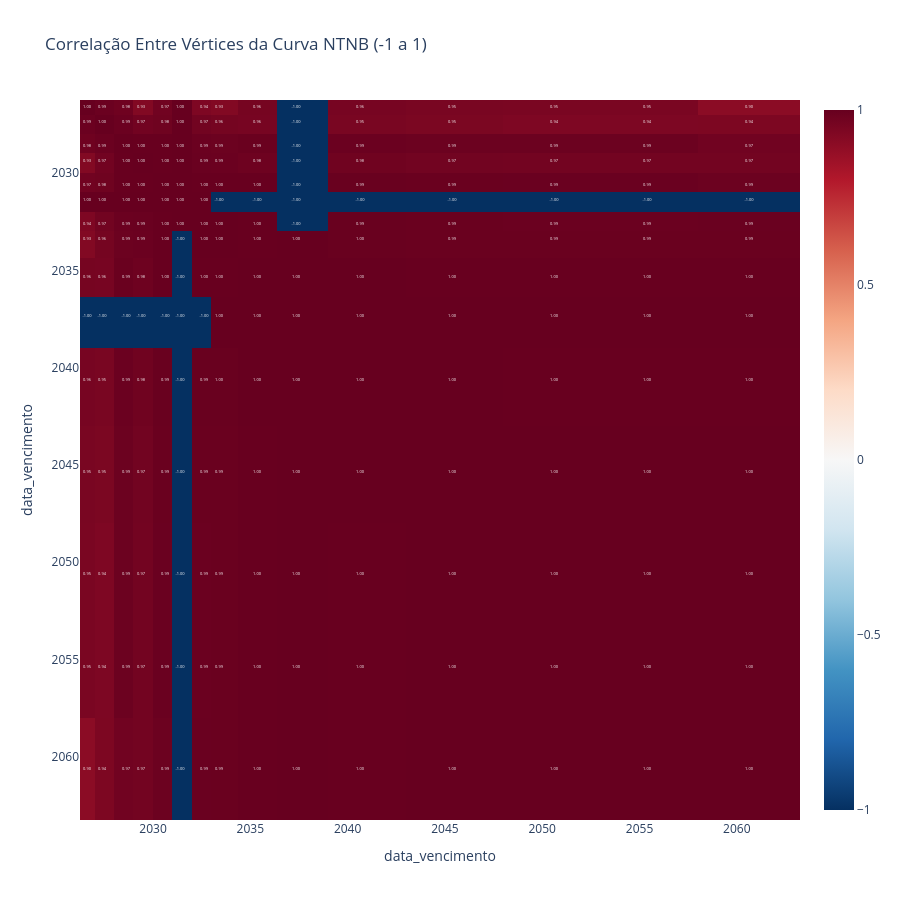

Here is the notebook cell this chart was saved with:
### Code cell
import plotly.express as px

pivot = df.pivot(index='data_referencia', columns='data_vencimento', values='taxa_anbima')
corr = pivot.corr()

fig = px.imshow(
    corr,
    text_auto=".2f",
    color_continuous_scale='RdBu_r',
    title='Correlação Entre Vértices da Curva NTNB (-1 a 1)'
)

fig.update_layout(width=900, height=900)
fig.show()

### Figure 1 — Plotly figure (JSON) as saved in the notebook; plotly's stock layout.template omitted (floating-point values rounded to 4 significant figures; data arrays with more than 128 entries replaced by an {"elided": "..."} marker saying what was removed)
{"data": [{"coloraxis": "coloraxis", "hovertemplate": "data_vencimento: %{x}<br>data_vencimento: %{y}<br>color: %{z}<extra></extra>", "name": "0", "texttemplate": "%{z:.2f}", "type": "heatmap", "x": ["2026-08-15T00:00:00.000000000", "2027-05-15T00:00:00.000000000", "2028-08-15T00:00:00.000000000", "2029-05-15T00:00:00.000000000", "2030-08-15T00:00:00.000000000", "2031-05-15T00:00:00.000000000", "2032-08-15T00:00:00.000000000", "2033-05-15T00:00:00.000000000", "2035-05-15T00:00:00.000000000", "2037-05-15T00:00:00.000000000", "2040-08-15T00:00:00.000000000", "2045-05-15T00:00:00.000000000", "2050-08-15T00:00:00.000000000", "2055-05-15T00:00:00.000000000", "2060-08-15T00:00:00.000000000"], "xaxis": "x", "y": ["2026-08-15T00:00:00.000000000", "2027-05-15T00:00:00.000000000", "2028-08-15T00:00:00.000000000", "2029-05-15T00:00:00.000000000", "2030-08-15T00:00:00.000000000", "2031-05-15T00:00:00.000000000", "2032-08-15T00:00:00.000000000", "2033-05-15T00:00:00.000000000", "2035-05-15T00:00:00.000000000", "2037-05-15T00:00:00.000000000", "2040-08-15T00:00:00.000000000", "2045-05-15T00:00:00.000000000", "2050-08-15T00:00:00.000000000", "2055-05-15T00:00:00.000000000", "2060-08-15T00:00:00.000000000"], "yaxis": "y", "z": {"elided": "15x15 float values"}}], "layout": {"coloraxis": {"colorscale": [[0, "rgb(5,48,97)"], [0.1, "rgb(33,102,172)"], [0.2, "rgb(67,147,195)"], [0.3, "rgb(146,197,222)"], [0.4, "rgb(209,229,240)"], [0.5, "rgb(247,247,247)"], [0.6, "rgb(253,219,199)"], [0.7, "rgb(244,165,130)"], [0.8, "rgb(214,96,77)"], [0.9, "rgb(178,24,43)"], [1, "rgb(103,0,31)"]]}, "height": 900, "title": {"text": "Correlação Entre Vértices da Curva NTNB (-1 a 1)"}, "width": 900, "xaxis": {"anchor": "y", "constrain": "domain", "domain": [0, 1], "scaleanchor": "y", "title": {"text": "data_vencimento"}}, "yaxis": {"anchor": "x", "autorange": "reversed", "constrain": "domain", "domain": [0, 1], "title": {"text": "data_vencimento"}}}}
